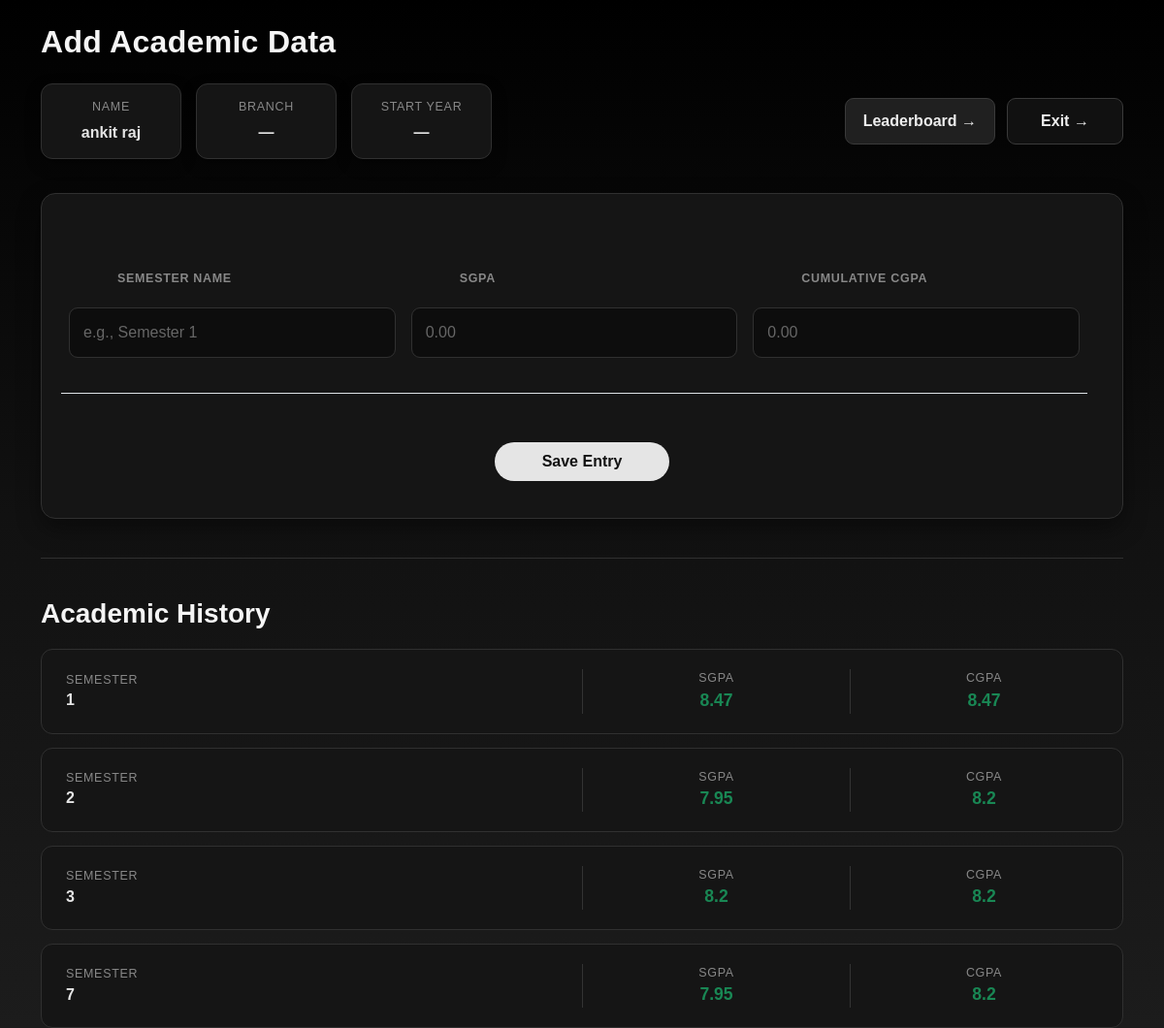
The page /cgpa (signed in) on the database its author committed.
### tables this page shows
CREATE TABLE users (
    id INTEGER PRIMARY KEY AUTOINCREMENT,
    reg TEXT UNIQUE NOT NULL,
    name TEXT NOT NULL,
    password TEXT NOT NULL
, year TEXT, program TEXT, branch TEXT, roll TEXT);

CREATE TABLE results (
    id INTEGER PRIMARY KEY AUTOINCREMENT,
    reg TEXT NOT NULL,
    semester TEXT NOT NULL,
    sgpa REAL NOT NULL,
    cgpa REAL NOT NULL
);

### app.py (the view, shortened to what this page needs)
@app.route("/cgpa", methods=["GET", "POST"])
def cgpa():
    if "user" not in session:
        return redirect("/")
    data = db.execute(
        """
        SELECT semester, sgpa, cgpa
        FROM results
        WHERE reg = ?
        ORDER BY semester
        """,
        session["user"]
    )
    user = db.execute(
        """
        SELECT name, branch, year
        FROM users
        WHERE reg = ?
        """,
        session["user"]
    )[0]
    return render_template(
        "cgpa.html",
        data=data,
        user=user
    )

### templates/cgpa.html (shortened to what this page needs)
{% extends "layout.html" %}
{% block body %}
<h2 class="mb-4">
  Add Academic Data
</h2>
<div class="top-panel">
  <div class="user-info">
    <div class="info-box">
      <div class="muted">
        Name
      </div>
      <div class="text-accent">
        {{ user.name }}
      </div>
    </div>
    <div class="info-box">
      <div class="muted">
        Branch
      </div>
      <div class="text-accent">
        {{ user.branch if user.branch else "—" }}
      </div>
    </div>
    <div class="info-box">
      <div class="muted">
        Start Year
      </div>
      <div class="text-accent">
        {{ user.year if user.year else "—" }}
      </div>
    </div>
  </div>
  <div class="top-buttons">
    <a
      href="/leaderboard"
      class="top-btn"
    >
      Leaderboard →
    </a>
    <a
      href="/logout"
      class="top-btn exit-btn"
    >
      Exit →
    </a>
  </div>
</div>
<form method="POST" class="cgpa-form">
  <div class="row g-3 w-100 border-bottom pb-3 mb-3">
    <div class="col-md-4">
      <label class="muted d-block">
        Semester Name
      </label>
      <input
        class="form-control"
        type="text"
        name="semester"
        placeholder="e.g., Semester 1"
        required
      >
    </div>
    <div class="col-md-4">
      <label class="muted d-block">
        SGPA
      </label>
      <input
        class="form-control"
        type="number"
        step="0.01"
        name="sgpa"
        placeholder="0.00"
        required
      >
    </div>
    <div class="col-md-4">
      <label class="muted d-block">
        Cumulative CGPA
      </label>
      <input
        class="form-control"
        type="number"
        step="0.01"
        name="cgpa"
        placeholder="0.00"
        required
      >
    </div>
  </div>
  <div class="save-section ">
    <button
      type="submit"
      class="save-btn"
    >
      Save Entry
    </button>
  </div>
</form>
<hr>
<h3 class="mt-4 mb-3">
  Academic History
</h3>
<div class="records">
{% for row in data %}
  <div class="record-card">
    <div class="record-row">
      <div>
        <div class="muted">
          Semester
        </div>
        <div class="text-accent">
          {{ row.semester }}
        </div>
      </div>
      <div>
        <div class="muted">
          SGPA
        </div>
        <div class="text-success">
          {{ row.sgpa }}
        </div>
      </div>
      <div>
        <div class="muted">
          CGPA
        </div>
        <div class="text-success">
          {{ row.cgpa }}
        </div>
      </div>
    </div>
  </div>
{% else %}
  <div class="record-card empty-record">
    <span class="muted">
      No records found. Data you add will appear here.
    </span>
  </div>
{% endfor %}
</div>
{% endblock %}

### templates/layout.html (shortened to what this page needs)
<!DOCTYPE html>
<html lang="en">
<head>
  <link
    href="https://cdn.jsdelivr.net/npm/bootstrap@5.3.2/dist/css/bootstrap.min.css"
    rel="stylesheet"
  >
  <link
    rel="stylesheet"
    href="{{ url_for('static', filename='style.css') }}"
  >
</head>
<body class="bg-dark text-light">
<div class="container mt-4">
  {% block body %}
  {% endblock %}
</div>
</body>
</html>

### static/style.css (style rules this page uses)
body { margin: 0; padding: 0; font-family: 'Jost', sans-serif; background: linear-gradient(to bottom, #000000, #1a1a1a, #333333); color:white; }
label { color: #fff; font-size: 2.3em; justify-content: center; display: flex; margin: 50px; font-weight: bold; cursor: pointer; transition: .5s ease-in-out; }
input { width: 60%; height: 10px; background: #e0dede; justify-content: center; display: flex; margin: 20px auto; padding: 12px; border: none; outline: none; border-radius: 5px; }
button { width: 60%; height: 40px; margin: 10px auto; justify-content: center; display: block; color: #fff; background: #573b8a; font-size: 1em; font-weight: bold; margin-top: 30px; outline: none; border: none; border-radius: 5px; transition: .2s ease-in; cursor: pointer; }

### templates/cgpa.html (style rules this page uses)
:root { --bg-page: #000000; --bg-card: #151515; --bg-card-hover: #1e1e1e; --text-main: #f5f5f5; --text-muted: #888888; --primary: #d6d6d6; --primary-hover: #ffffff; --success: #eeeeee; --border: #303030; --border-light: #3a3a3a; --input-bg: #0d0d0d; }
body { background: linear-gradient( to bottom, #000000, #111111, #1c1c1c ); color: var(--text-main); min-height: 100vh; }
h2, h3 { color: var(--text-main); font-weight: 700; }
h2 { letter-spacing: 0.3px; }
.top-panel { display: flex; justify-content: space-between; align-items: center; gap: 25px; margin-bottom: 35px; }
.user-info { display: flex; gap: 15px; flex-wrap: wrap; }
.info-box { min-width: 145px; background: #151515; border: 1px solid var(--border); border-radius: 12px; padding: 14px 22px; text-align: center; box-shadow: 0 6px 15px rgba(0, 0, 0, 0.35); transition: all 0.2s ease; }
.info-box .muted { margin-bottom: 5px; }
.text-accent { color: #e5e5e5; font-weight: 600; }
.text-success { color: #f1f1f1; font-weight: 700; font-size: 1.1rem; }
.muted { color: var(--text-muted); font-size: 0.78rem; text-transform: uppercase; letter-spacing: 0.7px; }
.top-buttons { display: flex; gap: 12px; align-items: center; }
.top-btn { display: inline-flex; align-items: center; justify-content: center; min-width: 120px; padding: 11px 18px; background: #202020; border: 1px solid #3a3a3a; border-radius: 9px; color: #eeeeee; text-decoration: none; font-weight: 600; transition: all 0.2s ease; }
.exit-btn { background: #111111; }
.cgpa-form { background: #151515; padding: 28px; border-radius: 15px; border: 1px solid var(--border); box-shadow: 0 10px 25px rgba(0, 0, 0, 0.4); }
.cgpa-form label { margin-bottom: 8px; }
.form-control { background-color: var(--input-bg); border: 1px solid var(--border); color: var(--text-main) !important; border-radius: 9px; padding: 13px 14px; height: 52px; transition: all 0.2s ease; }
.form-control::placeholder { color: #666666; }
.save-section { display: flex; justify-content: center; margin-top: 20px; }
.save-btn { max-width: 180px; padding: 5px 15px; background: #e5e5e5; border: none; border-radius: 100px; color: #111111; font-weight: 700; transition: all 0.2s ease; }
hr { border-top: 1px solid #303030; margin: 40px 0; opacity: 1; }
.records { display: grid; gap: 14px; margin-top: 20px; }
.record-card { background: #151515; padding: 20px 25px; border-radius: 12px; border: 1px solid var(--border); transition: all 0.2s ease; }
.record-row { display: grid; grid-template-columns: 2fr 1fr 1fr; align-items: center; gap: 20px; }
.record-row > div:not(:first-child) { text-align: center; padding-left: 20px; border-left: 1px solid #333333; }

### rows shown on the page
users: name "ankit raj"
results: semester "1", sgpa "8.47", cgpa "8.47"
results: semester "2", sgpa "7.95", cgpa "8.2"
results: semester "3", sgpa "8.2", cgpa "8.2"
results: semester "7", sgpa "7.95", cgpa "8.2"

### other values the page prints
{{ user.branch if user.branch else "—" }} "—"
{{ user.year if user.year else "—" }} "—"
